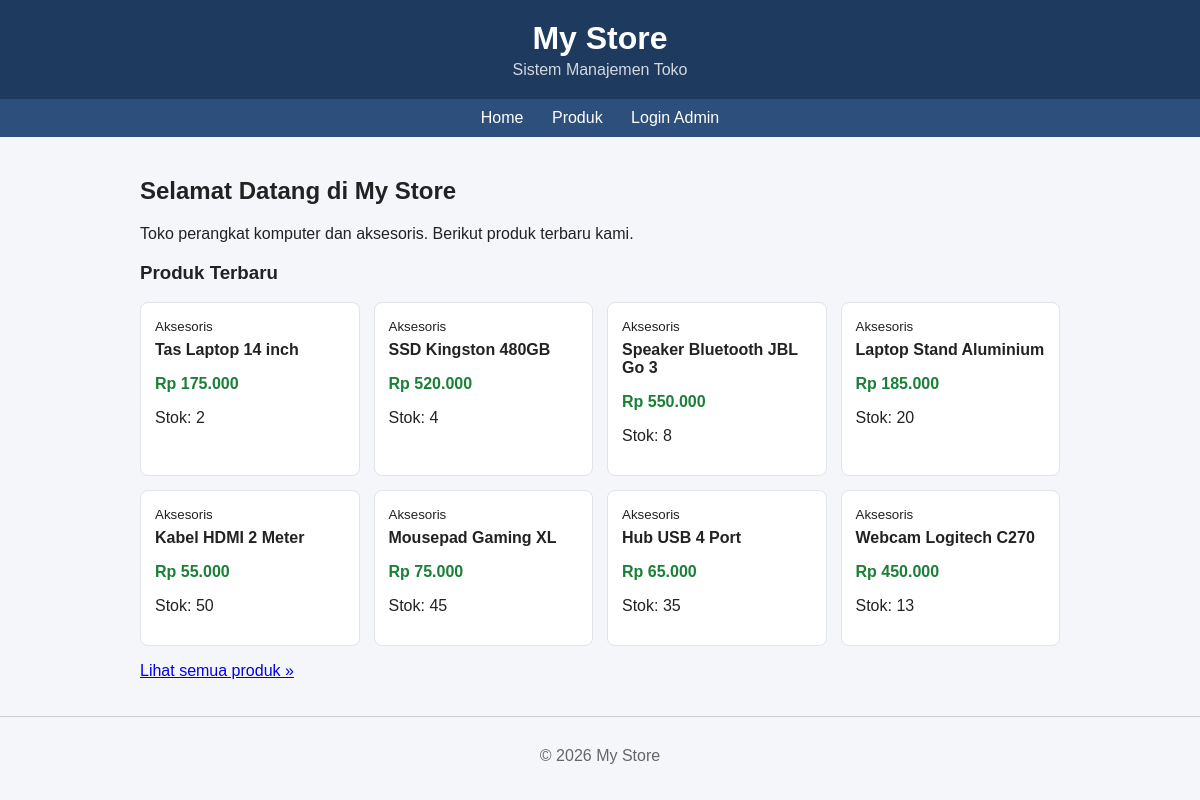
The page / on the database its author committed.
### tables this page shows
CREATE TABLE products (
  id INT AUTO_INCREMENT PRIMARY KEY,
  name VARCHAR(100) NOT NULL,
  category_id INT NULL,
  price DECIMAL(15,2) NOT NULL DEFAULT 0,
  stock INT NOT NULL DEFAULT 0,
  description TEXT NULL,
  created_at TIMESTAMP DEFAULT CURRENT_TIMESTAMP,
  CONSTRAINT fk_products_category FOREIGN KEY (category_id) REFERENCES categories(id) ON DELETE SET NULL
);

CREATE TABLE categories (
  id INT AUTO_INCREMENT PRIMARY KEY,
  name VARCHAR(100) NOT NULL
);

### app/helpers/helpers.php (called while the page is built, shortened)
<?php
function db(): PDO
{
    static $pdo = null;
    if ($pdo === null) {
        $c = require BASE_PATH . '/config/database.php';
        $dsn = "mysql:host={$c['host']};dbname={$c['dbname']};charset={$c['charset']}";
        $pdo = new PDO($dsn, $c['user'], $c['pass'], [
            PDO::ATTR_ERRMODE            => PDO::ERRMODE_EXCEPTION,
            PDO::ATTR_DEFAULT_FETCH_MODE => PDO::FETCH_ASSOC,
        ]);
    }
    return $pdo;
}
function e($v): string
{
    return htmlspecialchars((string) $v, ENT_QUOTES, 'UTF-8');
}
function rupiah($n): string
{
    return 'Rp ' . number_format((float) $n, 0, ',', '.');
}
function render(string $page, array $data = [], string $layout = 'main'): void
{
    extract($data);
    require VIEW_PATH . "/pages/$page.php";
    $content = ob_get_clean();
    require VIEW_PATH . "/layouts/$layout.php";
}

### app/controllers/HomeController.php (called while the page is built)
<?php
require_once __DIR__ . '/../models/Product.php';
class HomeController
{
    public function index(): void
    {
        $products = (new Product(db()))->latest(8);
        render('home', ['title' => 'Home - My Store', 'products' => $products]);
    }
}

### public/index.php (called while the page is built, shortened)
<?php
require_once __DIR__ . '/../app/helpers/helpers.php';
require_once __DIR__ . '/../app/controllers/HomeController.php';
$method = $_SERVER['REQUEST_METHOD'];
$uri    = rtrim(parse_url($_SERVER['REQUEST_URI'], PHP_URL_PATH), '/') ?: '/';
$routes = [
    'GET /'                       => ['HomeController', 'index'],
    'GET /products'               => ['ProductController', 'index'],
    'GET /login'                  => ['AuthController', 'showLogin'],
    'POST /login'                 => ['AuthController', 'login'],
    'GET /logout'                 => ['AuthController', 'logout'],
    'POST /logout'                => ['AuthController', 'logout'],
    'GET /admin'                  => ['AdminController', 'dashboard'],
    'GET /admin/products'         => ['AdminProductController', 'index'],
    'GET /admin/products/create'  => ['AdminProductController', 'create'],
    'POST /admin/products/store'  => ['AdminProductController', 'store'],
    'GET /admin/products/edit'    => ['AdminProductController', 'edit'],
    'POST /admin/products/update' => ['AdminProductController', 'update'],
    'POST /admin/products/delete' => ['AdminProductController', 'destroy'],
];
$key = "$method $uri";
[$class, $action] = $routes[$key];
(new $class())->$action();

### app/models/Product.php (called while the page is built, shortened)
<?php
class Product
{
    private PDO $db;
    public function __construct(PDO $db)
    {
        $this->db = $db;
    }
    public function latest(int $limit = 5): array
    {
        $stmt = $this->db->prepare(
            "SELECT p.*, c.name AS category_name
             FROM products p LEFT JOIN categories c ON c.id = p.category_id
             ORDER BY p.id DESC LIMIT ?"
        );
        $stmt->bindValue(1, $limit, PDO::PARAM_INT);
        $stmt->execute();
        return $stmt->fetchAll();
    }
}

### views/pages/home.php (the view)
<h2>Selamat Datang di My Store</h2>
<p>Toko perangkat komputer dan aksesoris. Berikut produk terbaru kami.</p>
<section>
    <h3>Produk Terbaru</h3>
    <div class="grid">
        <?php foreach ($products as $p): ?>
            <div class="card">
                <small><?= e($p['category_name'] ?? 'Tanpa kategori') ?></small>
                <h4><?= e($p['name']) ?></h4>
                <p class="price"><?= rupiah($p['price']) ?></p>
                <p>Stok: <?= (int) $p['stock'] ?></p>
            </div>
        <?php endforeach; ?>
    </div>
    <p><a href="/products">Lihat semua produk &raquo;</a></p>
</section>

### views/layouts/main.php (shortened to what this page needs)
<!DOCTYPE html>
<html lang="id">
<head>
    <link rel="stylesheet" href="/css/style.css">
</head>
<body>
    <?php require __DIR__ . '/../components/header.php'; ?>
    <?php require __DIR__ . '/../components/navbar.php'; ?>
    <main class="container">
        <?= $content ?>
    </main>
    <?php require __DIR__ . '/../components/footer.php'; ?>
</body>
</html>

### views/components/header.php
<header class="site-header">
    <h1>My Store</h1>
    <p>Sistem Manajemen Toko</p>
</header>

### views/components/navbar.php
<nav class="site-nav">
    <a href="/">Home</a>
    <a href="/products">Produk</a>
    <?php if (isset($_SESSION['user_id'])): ?>
        <a href="/admin">Dashboard Admin</a>
        <a href="/logout">Logout</a>
    <?php else: ?>
        <a href="/login">Login Admin</a>
    <?php endif; ?>
</nav>

### views/components/footer.php
<footer class="site-footer">
    <p>&copy; <?= date('Y') ?> My Store</p>
</footer>

### public/css/style.css (style rules this page uses)
* { box-sizing: border-box; }
body { font-family: Arial, sans-serif; margin: 0; background: #f5f6fa; color: #222; }
.container { max-width: 960px; margin: 0 auto; padding: 20px; }
.site-header { background: #1f3a5f; color: #fff; padding: 20px; text-align: center; }
.site-header h1 { margin: 0; }
.site-header p { margin: 4px 0 0; opacity: .8; }
.site-nav { background: #2c4f7c; padding: 10px 20px; text-align: center; }
.site-nav a { color: #fff; text-decoration: none; margin: 0 12px; }
.site-footer { border-top: 1px solid #ccc; text-align: center; padding: 14px; color: #666; }
.grid { display: grid; grid-template-columns: repeat(auto-fill, minmax(200px, 1fr)); gap: 14px; }
.card { background: #fff; border: 1px solid #e1e4ea; border-radius: 8px; padding: 14px; }
.card h4 { margin: 6px 0; }
.price { color: #1a7f37; font-weight: bold; }

### rows shown on the page
products: category.name "Aksesoris", name "Tas Laptop 14 inch", price "Rp 175.000", stock "2"
products: category.name "Aksesoris", name "SSD Kingston 480GB", price "Rp 520.000", stock "4"
products: category.name "Aksesoris", name "Speaker Bluetooth JBL Go 3", price "Rp 550.000", stock "8"
products: category.name "Aksesoris", name "Laptop Stand Aluminium", price "Rp 185.000", stock "20"
products: category.name "Aksesoris", name "Kabel HDMI 2 Meter", price "Rp 55.000", stock "50"
products: category.name "Aksesoris", name "Mousepad Gaming XL", price "Rp 75.000", stock "45"
products: category.name "Aksesoris", name "Hub USB 4 Port", price "Rp 65.000", stock "35"
products: category.name "Aksesoris", name "Webcam Logitech C270", price "Rp 450.000", stock "13"
